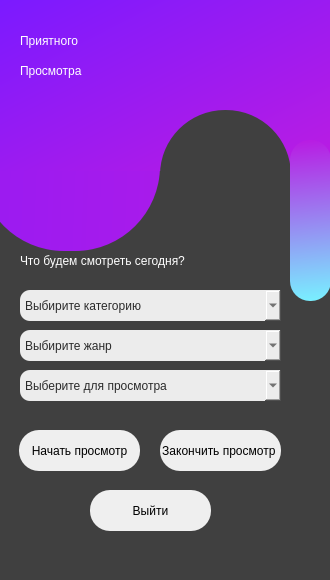
<?xml version="1.0" encoding="UTF-8"?>
<ui version="4.0">
 <class>okno2</class>
 <widget class="QDialog" name="okno2">
  <property name="geometry">
   <rect>
    <x>0</x>
    <y>0</y>
    <width>330</width>
    <height>580</height>
   </rect>
  </property>
  <property name="minimumSize">
   <size>
    <width>330</width>
    <height>580</height>
   </size>
  </property>
  <property name="maximumSize">
   <size>
    <width>330</width>
    <height>580</height>
   </size>
  </property>
  <property name="windowTitle">
   <string>Dialog</string>
  </property>
  <property name="styleSheet">
   <string notr="true">background-color: rgb(64, 64, 64);</string>
  </property>
  <widget class="QWidget" name="widget" native="true">
   <property name="geometry">
    <rect>
     <x>0</x>
     <y>0</y>
     <width>331</width>
     <height>171</height>
    </rect>
   </property>
   <property name="styleSheet">
    <string notr="true">background-color: qlineargradient(spread:pad, x1:0, y1:0, x2:1, y2:1, stop:0 rgba(123, 26, 255, 255), stop:1 rgba(187, 28, 226, 255));</string>
   </property>
   <widget class="QLabel" name="label">
    <property name="geometry">
     <rect>
      <x>20</x>
      <y>20</y>
      <width>291</width>
      <height>41</height>
     </rect>
    </property>
    <property name="styleSheet">
     <string notr="true">background-color: rgb(0, 0, 0,0);
font: 600 28pt &quot;Segoe UI Semibold&quot;;
color: rgb(255, 255, 255);</string>
    </property>
    <property name="text">
     <string>Приятного </string>
    </property>
   </widget>
   <widget class="QLabel" name="label_2">
    <property name="geometry">
     <rect>
      <x>20</x>
      <y>40</y>
      <width>331</width>
      <height>61</height>
     </rect>
    </property>
    <property name="styleSheet">
     <string notr="true">background-color: rgb(0, 0, 0,0);
font: 600 28pt &quot;Segoe UI Semibold&quot;;
color: rgb(255, 255, 255);</string>
    </property>
    <property name="text">
     <string>Просмотра</string>
    </property>
   </widget>
  </widget>
  <widget class="QWidget" name="widget_2" native="true">
   <property name="geometry">
    <rect>
     <x>-21</x>
     <y>70</y>
     <width>181</width>
     <height>181</height>
    </rect>
   </property>
   <property name="styleSheet">
    <string notr="true">border-radius: 85px;

background-color: qlineargradient(spread:pad, x1:0, y1:0.477, x2:1, y2:0.517045, stop:0 rgba(154, 27, 241, 255), stop:1 rgba(168, 27, 235, 255));</string>
   </property>
  </widget>
  <widget class="QWidget" name="widget_3" native="true">
   <property name="geometry">
    <rect>
     <x>160</x>
     <y>110</y>
     <width>131</width>
     <height>131</height>
    </rect>
   </property>
   <property name="styleSheet">
    <string notr="true">border-radius: 65px;
background-color: rgb(64, 64, 64);</string>
   </property>
   <widget class="QPushButton" name="pushButton_2">
    <property name="geometry">
     <rect>
      <x>20</x>
      <y>20</y>
      <width>84</width>
      <height>80</height>
     </rect>
    </property>
    <property name="styleSheet">
     <string notr="true">background-color: rgb(0, 0, 0,0);</string>
    </property>
    <property name="text">
     <string/>
    </property>
    <property name="icon">
     <iconset resource="kartinki.qrc">
      <normaloff>:/new/prefix1/kartiki/cinema.png</normaloff>:/new/prefix1/kartiki/cinema.png</iconset>
    </property>
    <property name="iconSize">
     <size>
      <width>80</width>
      <height>80</height>
     </size>
    </property>
   </widget>
  </widget>
  <widget class="QWidget" name="widget_5" native="true">
   <property name="geometry">
    <rect>
     <x>290</x>
     <y>140</y>
     <width>41</width>
     <height>161</height>
    </rect>
   </property>
   <property name="styleSheet">
    <string notr="true">border-radius: 20px;
background-color: qlineargradient(spread:pad, x1:0.458, y1:0, x2:0.48, y2:1, stop:0 rgba(184, 28, 227, 255), stop:1 rgba(121, 239, 255, 255));</string>
   </property>
  </widget>
  <widget class="QPushButton" name="startMovieButton">
   <property name="geometry">
    <rect>
     <x>19</x>
     <y>430</y>
     <width>121</width>
     <height>41</height>
    </rect>
   </property>
   <property name="styleSheet">
    <string notr="true">border-radius: 20px;
background-color: rgb(239, 239, 239);</string>
   </property>
   <property name="text">
    <string>Начать просмотр</string>
   </property>
  </widget>
  <widget class="QPushButton" name="endMovieButton">
   <property name="geometry">
    <rect>
     <x>160</x>
     <y>430</y>
     <width>121</width>
     <height>41</height>
    </rect>
   </property>
   <property name="styleSheet">
    <string notr="true">border-radius: 20px;
background-color: rgb(239, 239, 239);</string>
   </property>
   <property name="text">
    <string>Закончить просмотр </string>
   </property>
  </widget>
  <widget class="QComboBox" name="comboBox">
   <property name="geometry">
    <rect>
     <x>20</x>
     <y>290</y>
     <width>261</width>
     <height>31</height>
    </rect>
   </property>
   <property name="styleSheet">
    <string notr="true">background-color: rgb(236, 236, 236);
color: rgb(43, 43, 43);
border-radius: 10px;</string>
   </property>
   <item>
    <property name="text">
     <string>Выбирите категорию</string>
    </property>
   </item>
  </widget>
  <widget class="QLabel" name="label_3">
   <property name="geometry">
    <rect>
     <x>20</x>
     <y>230</y>
     <width>281</width>
     <height>61</height>
    </rect>
   </property>
   <property name="styleSheet">
    <string notr="true">background-color: rgb(0, 0, 0,0);
font: 600 13pt &quot;Segoe UI Semibold&quot;;
color: rgb(255, 255, 255);</string>
   </property>
   <property name="text">
    <string>Что будем смотреть сегодня?</string>
   </property>
  </widget>
  <widget class="QComboBox" name="comboBox_2">
   <property name="geometry">
    <rect>
     <x>20</x>
     <y>330</y>
     <width>261</width>
     <height>31</height>
    </rect>
   </property>
   <property name="styleSheet">
    <string notr="true">background-color: rgb(236, 236, 236);
color: rgb(43, 43, 43);
border-radius: 10px;</string>
   </property>
   <item>
    <property name="text">
     <string>Выбирите жанр</string>
    </property>
   </item>
  </widget>
  <widget class="QComboBox" name="comboBox_3">
   <property name="geometry">
    <rect>
     <x>20</x>
     <y>370</y>
     <width>261</width>
     <height>31</height>
    </rect>
   </property>
   <property name="styleSheet">
    <string notr="true">background-color: rgb(236, 236, 236);
color: rgb(43, 43, 43);
border-radius: 10px;</string>
   </property>
   <item>
    <property name="text">
     <string>Выберите для просмотра</string>
    </property>
   </item>
  </widget>
  <widget class="QPushButton" name="pushButton_5">
   <property name="geometry">
    <rect>
     <x>90</x>
     <y>490</y>
     <width>121</width>
     <height>41</height>
    </rect>
   </property>
   <property name="styleSheet">
    <string notr="true">border-radius: 20px;
background-color: rgb(239, 239, 239);</string>
   </property>
   <property name="text">
    <string>Выйти</string>
   </property>
  </widget>
  <zorder>widget_2</zorder>
  <zorder>widget</zorder>
  <zorder>widget_3</zorder>
  <zorder>widget_5</zorder>
  <zorder>startMovieButton</zorder>
  <zorder>endMovieButton</zorder>
  <zorder>comboBox</zorder>
  <zorder>label_3</zorder>
  <zorder>comboBox_2</zorder>
  <zorder>comboBox_3</zorder>
  <zorder>pushButton_5</zorder>
 </widget>
 <resources>
  <include location="kartinki.qrc"/>
 </resources>
 <connections/>
</ui>
